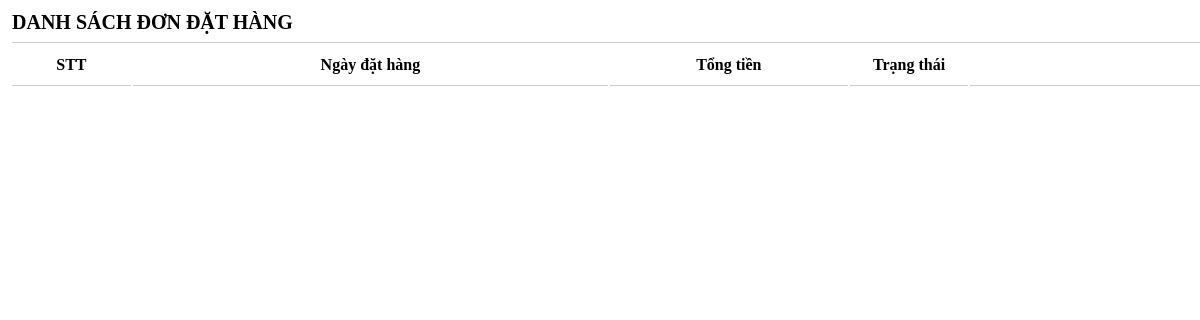
The app's page /list_bill.php, older data.
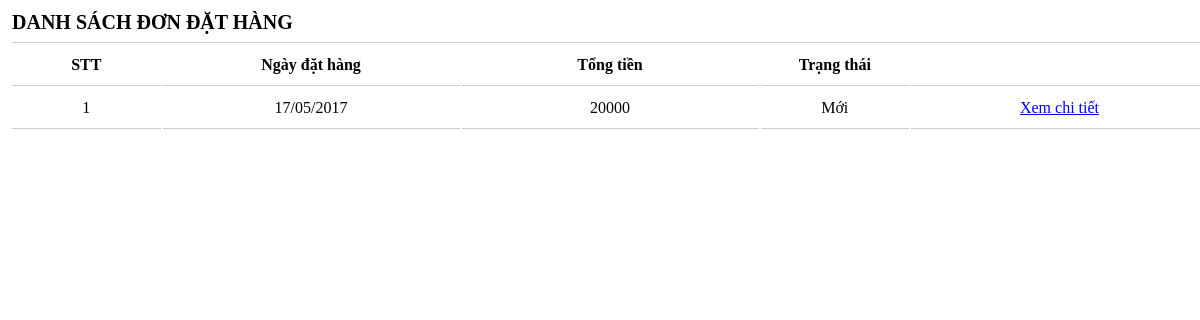
The same page, newer data.
### tables this page shows
CREATE TABLE `bill` (
  `idbill` int(11) NOT NULL,
  `totalprice` double NOT NULL,
  `email` varchar(200) NOT NULL,
  `name` varchar(200) NOT NULL COMMENT 'họ tên khách',
  `date_bill` date NOT NULL,
  `sex` varchar(100) NOT NULL,
  `city` varchar(200) NOT NULL,
  `district` varchar(200) NOT NULL,
  `address` varchar(1000) NOT NULL,
  `status` varchar(100) NOT NULL,
  `checkDelete` int(11) NOT NULL DEFAULT '0' COMMENT 'xóa thì thành 1'
);

### list_bill.php (the view, shortened to what this page needs)
<!DOCTYPE html PUBLIC "-//W3C//DTD XHTML 1.0 Transitional//EN" "http://www.w3.org/TR/xhtml1/DTD/xhtml1-transitional.dtd">
<html xmlns="http://www.w3.org/1999/xhtml">
<head>
<link rel="stylesheet" type="text/css" href="css/list_bill.css">
</head>
<body>
<div id="list_bill">
	<table>
        <tr id="title"><td colspan="5" style="text-align: left; font-size: 20px;"><b>DANH SÁCH ĐƠN ĐẶT HÀNG</b></td></tr>
		<tr>
			<th id="stt">STT</th>
			<th id="data_bill">Ngày đặt hàng</th>
			<th id="totalprice">Tổng tiền</th>
			<th id="status">Trạng thái</th>
			<th id="show_detail"></th>
		</tr>
		<?php
			$sql="select * from bill";
			$kq=mysql_query($sql);
			$stt=0;
			while ($d=mysql_fetch_array($kq)) {?>
				<tr>
					<td id="stt"><?php echo $stt+1?></td>
					<td id="date_bill"><?php $date=$d['date_bill']; $date_bill=date_create($date); echo date_format($date_bill,"d/m/Y ") ?></td>
					<td id="totalprice"><?php  echo $d['totalprice'] ?></td>
					<td id="status"><?php echo $d['status'];?> </td>
					<td id="show_detail"><a href="index.php?id=login&idlogin=bill_detail&idbill=<?php echo $d['idbill'];?>">Xem chi tiết </a></td>
				</tr>
			<?php }
		?>
	</table>
</div>
</body>
</html>

### css/list_bill.css (style rules this page uses)
* { margin: 0; padding: 0; }
#title { font-size: 25px; padding-left: 10px; margin-top: 10px; margin-bottom: 10px; }
#list_bill { width: 100%; min-height: 700px; margin-bottom: 200px; margin: auto; padding-left: 10px; }
#list_bill table { width: 100%; line-height: 40px; }
#list_bill td, th { border-bottom: 1px solid #CCCCCC; }
#list_bill table td { text-align: center; }
#stt { width: 10%; }
#date_bill { width: 20%; }
#totalprice { width: 20%; }
#status { width: 10%; }
#show_detail { width: 20%; }
#show_detail a { color: blue; }

Row changes from the older to the newer data that the page shows:
added bill: date_bill "17/05/2017", totalprice "20000", status "Mới"
